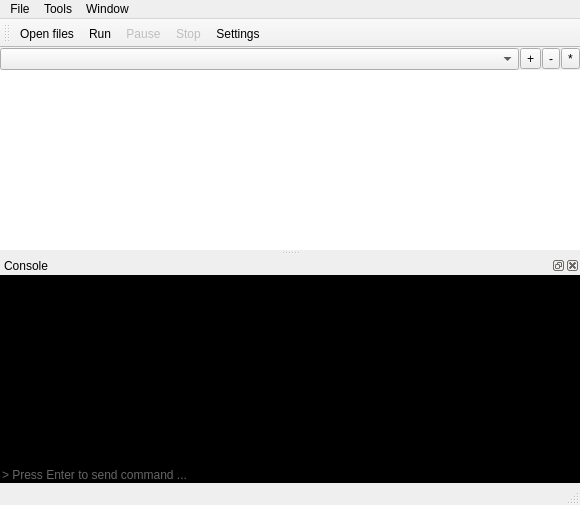
<?xml version="1.0" encoding="UTF-8"?>
<ui version="4.0">
 <class>AutoBatchRunner</class>
 <widget class="QMainWindow" name="AutoBatchRunner">
  <property name="geometry">
   <rect>
    <x>0</x>
    <y>0</y>
    <width>580</width>
    <height>505</height>
   </rect>
  </property>
  <property name="windowTitle">
   <string>AutoBatchRunner - Runner</string>
  </property>
  <widget class="QWidget" name="centralWidget">
   <layout class="QVBoxLayout" name="verticalLayout">
    <property name="spacing">
     <number>0</number>
    </property>
    <property name="sizeConstraint">
     <enum>QLayout::SetNoConstraint</enum>
    </property>
    <property name="leftMargin">
     <number>0</number>
    </property>
    <property name="topMargin">
     <number>0</number>
    </property>
    <property name="rightMargin">
     <number>0</number>
    </property>
    <property name="bottomMargin">
     <number>0</number>
    </property>
    <item>
     <widget class="QFrame" name="profileframe">
      <property name="frameShape">
       <enum>QFrame::NoFrame</enum>
      </property>
      <property name="frameShadow">
       <enum>QFrame::Raised</enum>
      </property>
      <layout class="QHBoxLayout" name="horizontalLayout">
       <property name="spacing">
        <number>1</number>
       </property>
       <property name="leftMargin">
        <number>0</number>
       </property>
       <property name="topMargin">
        <number>0</number>
       </property>
       <property name="rightMargin">
        <number>0</number>
       </property>
       <property name="bottomMargin">
        <number>0</number>
       </property>
       <item>
        <widget class="ProfileComboBox" name="comboBox"/>
       </item>
       <item>
        <widget class="QToolButton" name="addButton">
         <property name="text">
          <string>+</string>
         </property>
         <property name="icon">
          <iconset resource="../../res/resources.qrc">
           <normaloff>:/default_icons/add.png</normaloff>:/default_icons/add.png</iconset>
         </property>
        </widget>
       </item>
       <item>
        <widget class="QToolButton" name="deleteButton">
         <property name="text">
          <string>-</string>
         </property>
         <property name="icon">
          <iconset resource="../../res/resources.qrc">
           <normaloff>:/default_icons/remove.png</normaloff>:/default_icons/remove.png</iconset>
         </property>
        </widget>
       </item>
       <item>
        <widget class="QToolButton" name="editButton">
         <property name="text">
          <string>*</string>
         </property>
         <property name="icon">
          <iconset resource="../../res/resources.qrc">
           <normaloff>:/default_icons/edit.png</normaloff>:/default_icons/edit.png</iconset>
         </property>
        </widget>
       </item>
      </layout>
     </widget>
    </item>
    <item>
     <widget class="FileQueueTable" name="fileTable">
      <property name="styleSheet">
       <string notr="true"/>
      </property>
      <property name="frameShape">
       <enum>QFrame::NoFrame</enum>
      </property>
      <property name="lineWidth">
       <number>1</number>
      </property>
      <property name="dragEnabled">
       <bool>true</bool>
      </property>
      <property name="dragDropOverwriteMode">
       <bool>false</bool>
      </property>
      <property name="dragDropMode">
       <enum>QAbstractItemView::InternalMove</enum>
      </property>
      <property name="defaultDropAction">
       <enum>Qt::MoveAction</enum>
      </property>
      <property name="selectionBehavior">
       <enum>QAbstractItemView::SelectRows</enum>
      </property>
      <attribute name="horizontalHeaderShowSortIndicator" stdset="0">
       <bool>true</bool>
      </attribute>
     </widget>
    </item>
   </layout>
  </widget>
  <widget class="QMenuBar" name="menuBar">
   <property name="geometry">
    <rect>
     <x>0</x>
     <y>0</y>
     <width>580</width>
     <height>20</height>
    </rect>
   </property>
   <property name="styleSheet">
    <string notr="true"/>
   </property>
   <widget class="QMenu" name="menu">
    <property name="title">
     <string>File</string>
    </property>
    <addaction name="actionOpen"/>
    <addaction name="separator"/>
    <addaction name="actionExit"/>
   </widget>
   <widget class="QMenu" name="menu_2">
    <property name="title">
     <string>Tools</string>
    </property>
    <addaction name="actionRun"/>
    <addaction name="actionPause"/>
    <addaction name="actionStop"/>
    <addaction name="separator"/>
    <addaction name="actionSettings"/>
   </widget>
   <widget class="QMenu" name="menu_3">
    <property name="title">
     <string>Window</string>
    </property>
    <addaction name="actionConsole"/>
    <addaction name="separator"/>
    <addaction name="actionAutohide"/>
   </widget>
   <addaction name="menu"/>
   <addaction name="menu_2"/>
   <addaction name="menu_3"/>
  </widget>
  <widget class="QToolBar" name="mainToolBar">
   <property name="enabled">
    <bool>true</bool>
   </property>
   <attribute name="toolBarArea">
    <enum>TopToolBarArea</enum>
   </attribute>
   <attribute name="toolBarBreak">
    <bool>false</bool>
   </attribute>
   <addaction name="actionOpen"/>
   <addaction name="actionRun"/>
   <addaction name="actionPause"/>
   <addaction name="actionStop"/>
   <addaction name="actionSettings"/>
  </widget>
  <widget class="QStatusBar" name="statusBar"/>
  <widget class="BaseDockWidget" name="consoleDock">
   <property name="windowTitle">
    <string>Console</string>
   </property>
   <attribute name="dockWidgetArea">
    <number>8</number>
   </attribute>
   <widget class="QWidget" name="dockWidgetContents_5">
    <layout class="QVBoxLayout" name="verticalLayout_2">
     <property name="spacing">
      <number>0</number>
     </property>
     <property name="leftMargin">
      <number>0</number>
     </property>
     <property name="topMargin">
      <number>0</number>
     </property>
     <property name="rightMargin">
      <number>0</number>
     </property>
     <property name="bottomMargin">
      <number>0</number>
     </property>
     <item>
      <widget class="ConsoleView" name="console">
       <property name="styleSheet">
        <string notr="true">background-color: rgb(0, 0, 0);
color: rgb(204, 204, 204);</string>
       </property>
       <property name="frameShape">
        <enum>QFrame::NoFrame</enum>
       </property>
      </widget>
     </item>
     <item>
      <widget class="ConsoleEdit" name="commandSender">
       <property name="styleSheet">
        <string notr="true">background-color: rgb(0, 0, 0);
color: rgb(204, 204, 204);
border: 0px</string>
       </property>
       <property name="inputMask">
        <string/>
       </property>
       <property name="text">
        <string/>
       </property>
       <property name="frame">
        <bool>false</bool>
       </property>
       <property name="placeholderText">
        <string>&gt; Press Enter to send command ...</string>
       </property>
      </widget>
     </item>
    </layout>
   </widget>
  </widget>
  <action name="actionOpen">
   <property name="icon">
    <iconset resource="../../res/resources.qrc">
     <normaloff>:/default_icons/newfile.png</normaloff>:/default_icons/newfile.png</iconset>
   </property>
   <property name="text">
    <string>Open files ...</string>
   </property>
  </action>
  <action name="actionExit">
   <property name="text">
    <string>Quit</string>
   </property>
  </action>
  <action name="actionConsole">
   <property name="checkable">
    <bool>true</bool>
   </property>
   <property name="checked">
    <bool>true</bool>
   </property>
   <property name="text">
    <string>Console</string>
   </property>
  </action>
  <action name="actionSettings">
   <property name="icon">
    <iconset resource="../../res/resources.qrc">
     <normaloff>:/default_icons/settings.png</normaloff>:/default_icons/settings.png</iconset>
   </property>
   <property name="text">
    <string>Settings</string>
   </property>
  </action>
  <action name="actionRun">
   <property name="icon">
    <iconset resource="../../res/resources.qrc">
     <normaloff>:/default_icons/run.png</normaloff>:/default_icons/run.png</iconset>
   </property>
   <property name="text">
    <string>Run</string>
   </property>
  </action>
  <action name="actionPause">
   <property name="enabled">
    <bool>false</bool>
   </property>
   <property name="icon">
    <iconset resource="../../res/resources.qrc">
     <normaloff>:/default_icons/pause.png</normaloff>:/default_icons/pause.png</iconset>
   </property>
   <property name="text">
    <string>Pause</string>
   </property>
  </action>
  <action name="actionStop">
   <property name="enabled">
    <bool>false</bool>
   </property>
   <property name="icon">
    <iconset resource="../../res/resources.qrc">
     <normaloff>:/default_icons/stop.png</normaloff>:/default_icons/stop.png</iconset>
   </property>
   <property name="text">
    <string>Stop</string>
   </property>
  </action>
  <action name="actionAutohide">
   <property name="checkable">
    <bool>true</bool>
   </property>
   <property name="checked">
    <bool>true</bool>
   </property>
   <property name="text">
    <string>Automatically hide</string>
   </property>
  </action>
 </widget>
 <layoutdefault spacing="6" margin="11"/>
 <customwidgets>
  <customwidget>
   <class>ProfileComboBox</class>
   <extends>QComboBox</extends>
   <header>../profilecombobox/profilecombobox.h</header>
  </customwidget>
  <customwidget>
   <class>ConsoleView</class>
   <extends>QTextEdit</extends>
   <header>consoleview.h</header>
  </customwidget>
  <customwidget>
   <class>BaseDockWidget</class>
   <extends>QDockWidget</extends>
   <header>basedockwidget.h</header>
   <container>1</container>
  </customwidget>
  <customwidget>
   <class>FileQueueTable</class>
   <extends>QTableWidget</extends>
   <header>../filequeuetable/filequeuetable.h</header>
  </customwidget>
  <customwidget>
   <class>ConsoleEdit</class>
   <extends>QLineEdit</extends>
   <header>consoleedit.h</header>
  </customwidget>
 </customwidgets>
 <resources>
  <include location="../../res/resources.qrc"/>
  <include location="../../res/resources.qrc"/>
  <include location="../../res/resources.qrc"/>
  <include location="../../res/resources.qrc"/>
  <include location="../../res/resources.qrc"/>
  <include location="../../res/resources.qrc"/>
  <include location="../../res/resources.qrc"/>
 </resources>
 <connections/>
</ui>
